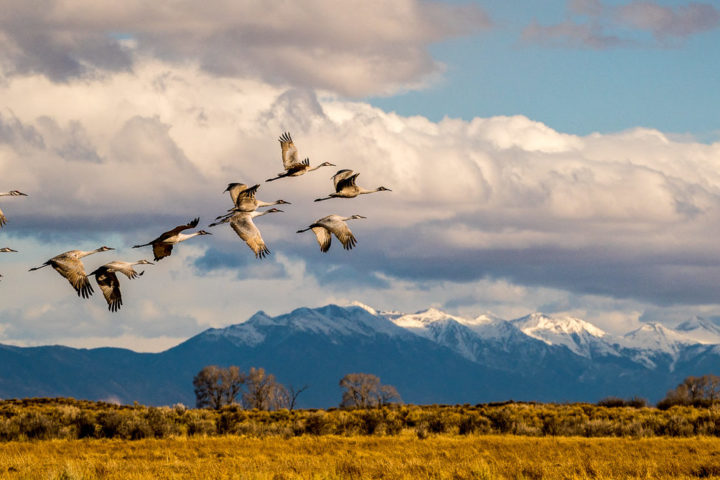
%> input picture image1.jpg, 720 x 480 px
$ octave Q1_5.m   (GNU Octave 9; MATLAB toolbox functions it lacks are replaced by stand-ins)
%> lines starting %> are read from the running program, lines starting %| are printed output that depends on the picture
% % 1.5
% I observed that the image is more blurry using 2D gaussian than 1D
tic
clc;
clear all;
close all;
A=imread('image1.jpg');
%> A is the input picture: size 480x720x3 uint8; mean R, G, B 150.1, 144, 132.6
% size(A)
filtersize=[10 10]
%%using 1D Gaussian
h1 = fspecial('gaussian',[1 filtersize(1)],8);
I1= imfilter(A,h1)
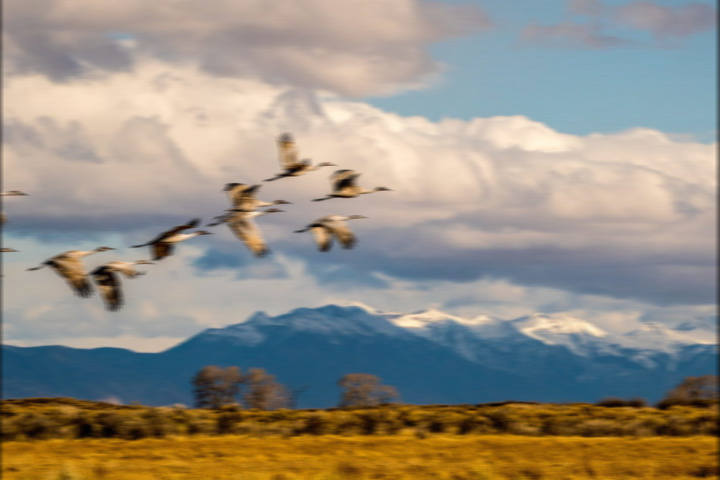
%> I1: size 480x720x3 uint8; mean R, G, B 149.6, 143.5, 132.2
%%using 2D Gaussian
h2 = fspecial('gaussian',[10 10],8);
I2 = imfilter(A,h2)
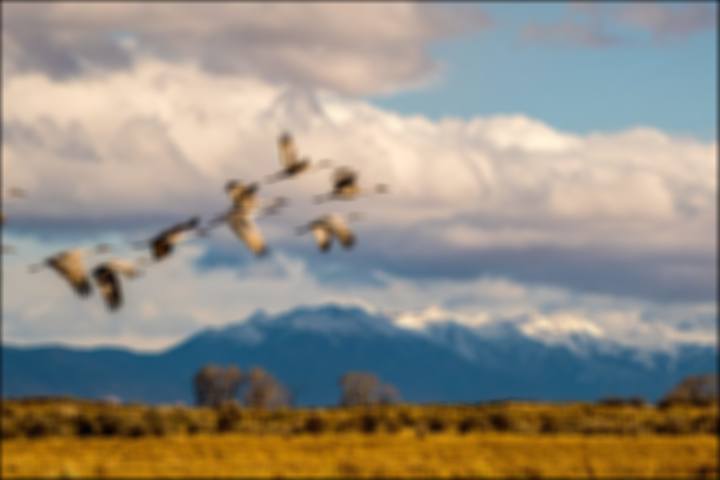
%> I2: size 480x720x3 uint8; mean R, G, B 148.8, 142.8, 131.7
subplot(2, 2, 1);imshow(A);title('Input image');
subplot(2, 2, 2);imshow(I1);title('1D gaussian');
subplot(2, 2, 3);imshow(I2);title('2D gaussian(more blury than 1D)');
z=toc;
fprintf('Execution time for the script %f\n', z)

$ run again, with image.jpg copied over image1.jpg
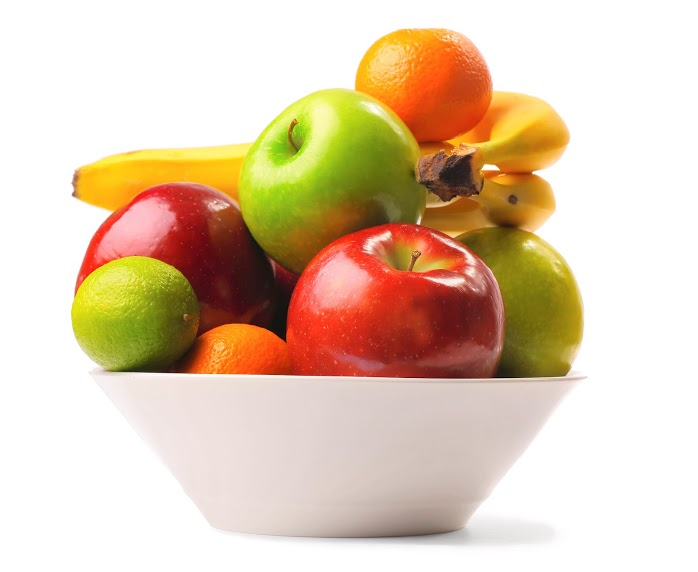
%> input picture image.jpg, 698 x 572 px
%> A is the input picture: size 572x698x3 uint8; mean R, G, B 224.4, 202, 176.9
%> `I1= imfilter(A,h1)`:
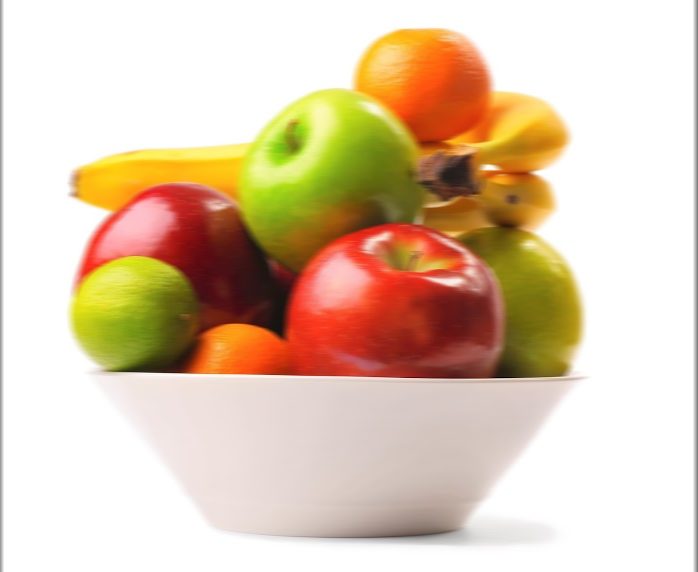
%> I1: size 572x698x3 uint8; mean R, G, B 223.5, 201.2, 176
%> `I2 = imfilter(A,h2)`:
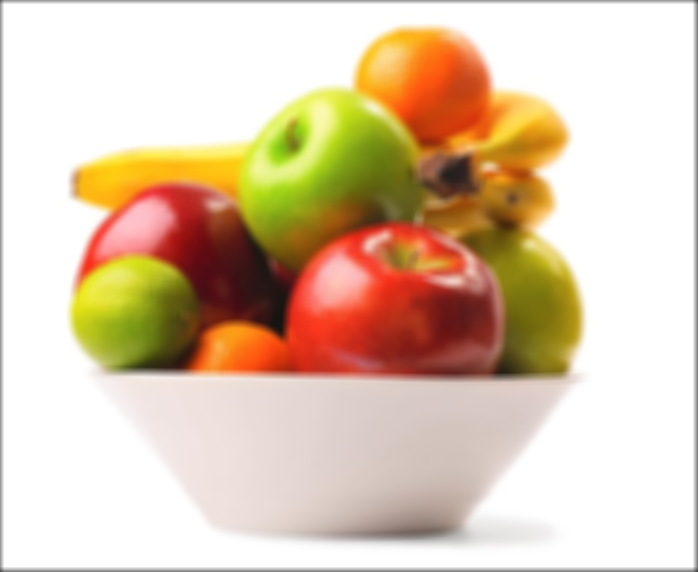
%> I2: size 572x698x3 uint8; mean R, G, B 222.5, 200.1, 175

$ run again, with ryerson.jpg copied over image1.jpg
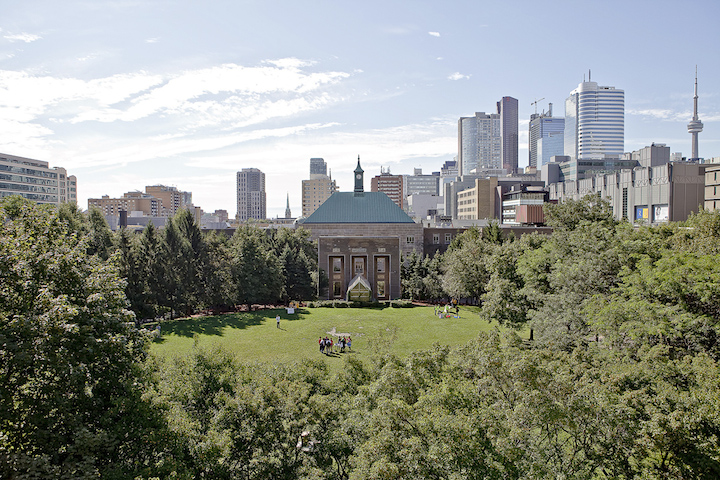
%> input picture ryerson.jpg, 720 x 480 px
%> A is the input picture: size 480x720x3 uint8; mean R, G, B 139.5, 142.8, 132.8
%> `I1= imfilter(A,h1)`:
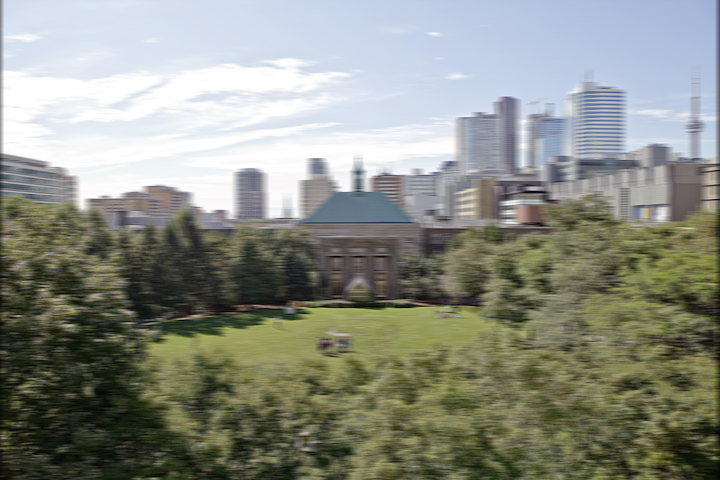
%> I1: size 480x720x3 uint8; mean R, G, B 139, 142.4, 132.4
%> `I2 = imfilter(A,h2)`:
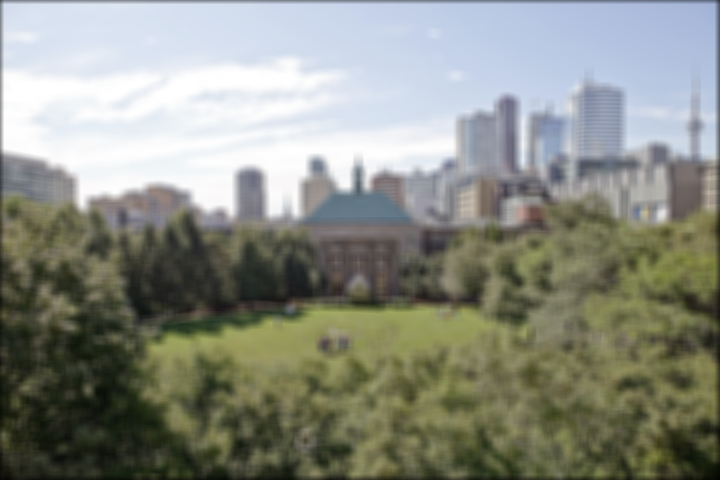
%> I2: size 480x720x3 uint8; mean R, G, B 138.3, 141.6, 131.6
